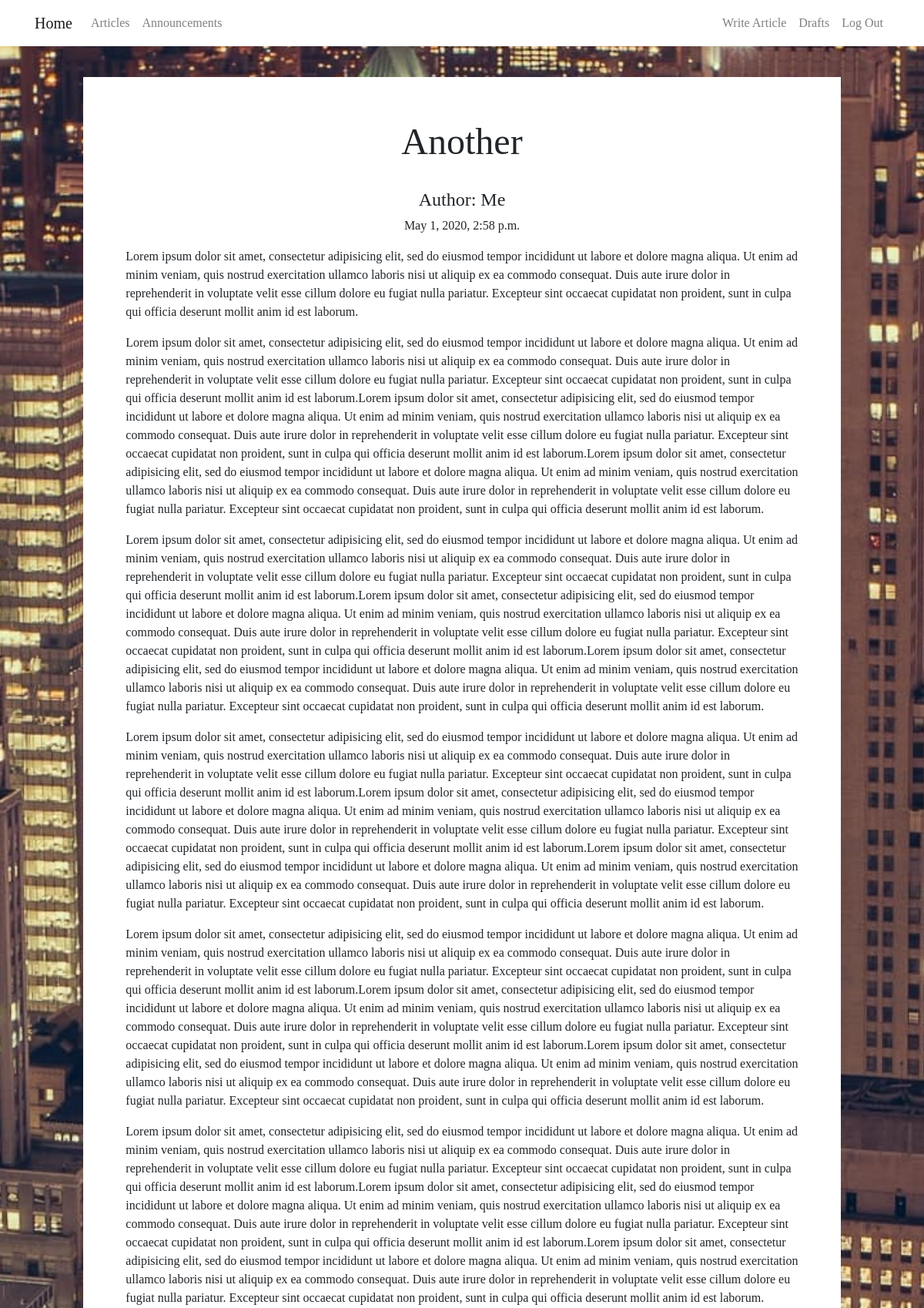
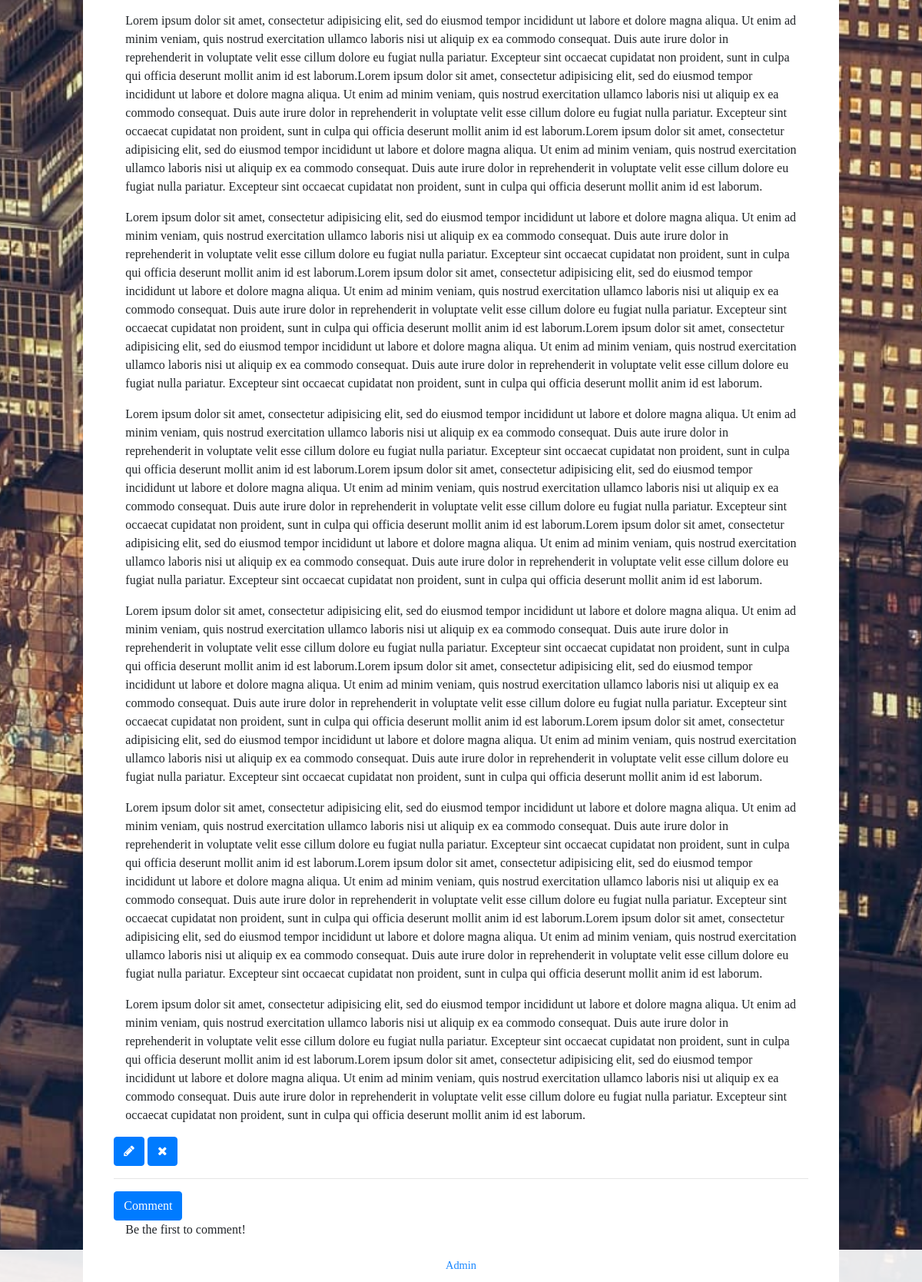
The app's page /articles/article/2 (signed in) with its own data (2 pictures, top to bottom).
### articles/models.py (models this page shows, shortened)
class Article(models.Model):
    author = models.CharField(max_length=100)
    title = models.CharField(max_length=200)
    text = models.TextField()
    created_date = models.DateTimeField(default=timezone.now)
    published_date = models.DateTimeField(blank=True,null=True)
    slug = models.SlugField(null=True)

### articles/views.py (the view)
# urls.py: path('article/<int:pk>', views.ArticleDetailView.as_view(), name='article_detail'),
class ArticleDetailView(LoginRequiredMixin, DetailView):
    model = Article

### articles/templates/articles/article_detail.html
{% extends 'base.html'%}
{% block content %}
   <div class="post-container">
    <div class="col-lg-10" id='post-page' >
      <h1 class="posttitle">{{article.title}}</h1>
      {%if article.published_date %}
        <div class="postdate">
          <br>
          <h4>Author: {{article.author}}</h4>
          {{article.published_date}}
        </div>
      {% else %}
         <a class="btn btn-success" href="{% url 'articles:article_publish' pk=article.pk%}">Publish</a>
      {% endif%}
      <div class="container">
        <div class="postcontent">
          <p>{{ article.text|safe|linebreaksbr}}</p>
        </div>
      </div>
      {% if user.is_superuser %}
        <a class="btn btn-primary" href="{% url 'articles:article_edit' pk=article.pk %}"><span class="fa fa-pencil"></span></a>
        <a class="btn btn-primary" href="{% url 'articles:article_remove' pk=article.pk %}"><span class="fa fa-remove"></span></a>
      {% endif %}
    <hr>
    <a class="btn btn-primary btn-comment" href="{% url 'articles:add_comment_to_article' pk=article.pk %}">Comment</a>
    <div class="container">
      {% for comment in article.comments.all%}
      <br>
          {% if user.is_superuser or comment.approved_comments %}
              {% if not comment.approved_comments %}
                  <a class="btn btn-primary" href="{% url 'articles:comment_remove' pk=comment.pk %}"><span class="fa fa-remove"></span></a>
                  <a class="btn btn-primary" href="{% url 'articles:comment_approve' pk=comment.pk %}"><span class="fa fa-check"></span></a>
              {% endif %}
                Comment by: {{comment.author}}, on {{comment.created_date|date:'m/d/y'}}
              {{comment.text|safe|linebreaks }}
            {% endif %}
        {% empty %}
          <p>Be the first to comment!</p>
        {% endfor%}
     </div>
   </div>
  </div>
{% endblock %}

### articles/static/css/master.css (style rules this page uses)
body { font-family: 'Merriweather', serif; }
.imagebackground { background-image: url('media/city-min.jpg'); background-position: top; background-size: cover; background-repeat:repeat; }
#post-page { margin: auto; background-color: white; padding: 40px; }
.post-container { margin-top: 40px; margin-left: 10px; margin-right: 10px; }
.posttitle { margin-top: 15px; font-size: 3em; text-align: center; }
.postdate { text-align: center; }

### records on screen
Article: title "Another", author "Me", published_date "May 1, 2020, 2:58 p.m.", text "Lorem ipsum dolor sit amet, consectetur adipisicing elit, sed do eiusmod tempor incididunt ut labore et dolore magna aliqua. Ut enim ad minim veniam, quis nostrud exercitation ullamco laboris nisi ut aliquip ex ea commodo consequat. Duis aute irure dolor in reprehenderit in voluptate velit esse cillum dolore eu fugiat nulla pariatur. Excepteur sint occaecat cupidatat non proident, sunt in culpa qui officia deserunt mollit anim id est laborum. Lorem ipsum dolor sit amet, consectetur adipisicing elit, sed do eiusmod tempor incididunt ut labore et dolore magna aliqua. Ut enim ad minim veniam, quis nostrud exercitation ullamco laboris nisi ut aliquip ex ea commodo consequat. Duis aute irure…"
